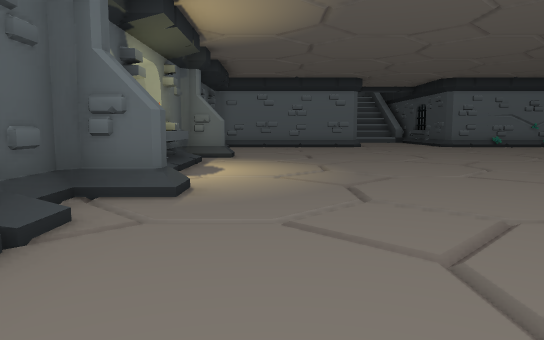
View 1 (above)

16 first-person views from a walk through a Godot game level. The camera is 1.5 m above the floor, tilts 6° down and sees 70° across. The floor is counted in squares, 2 m on a side. Each view is taken from the middle of a square. On the plan, view 1 faces up. The plan holds only what a view shows up to about 12 squares ahead; the rest is blank. The place goes on beyond the plan. Characters and animated objects are not drawn.

View 2
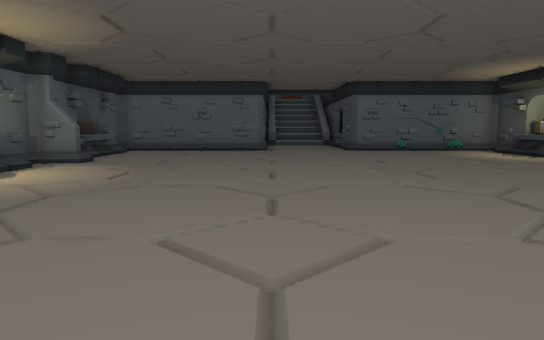

View 3
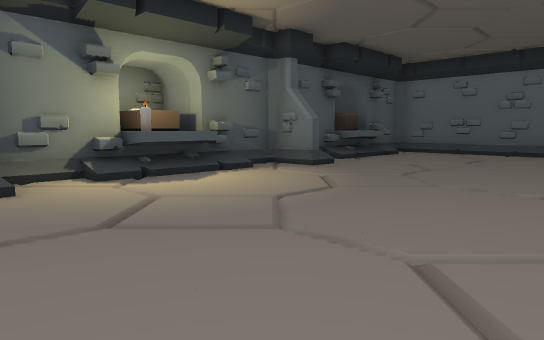

View 4
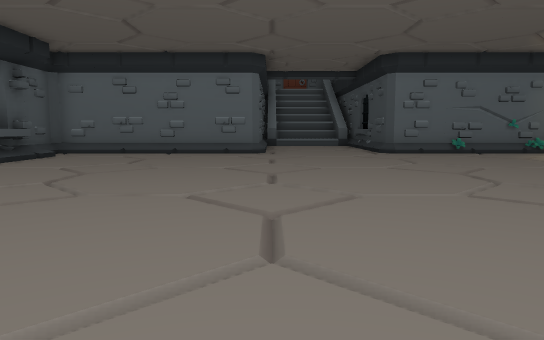

View 5
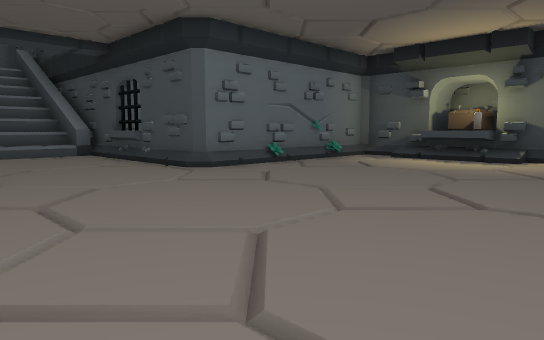

View 6
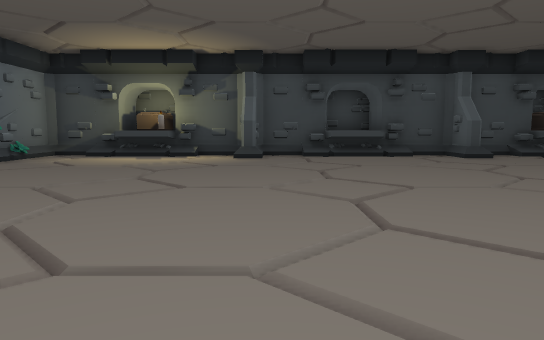

View 7
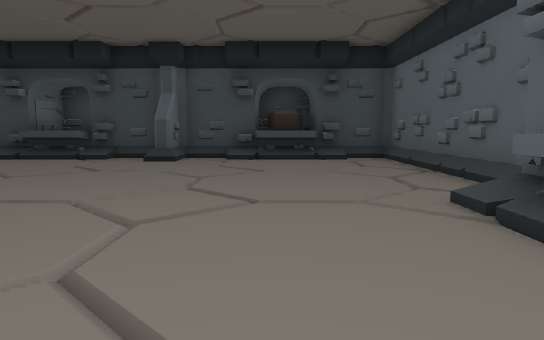

View 8
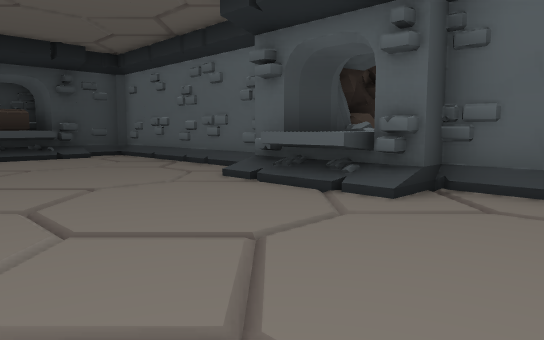

View 9
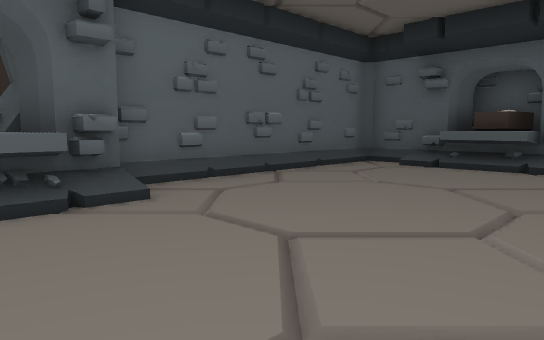

View 10
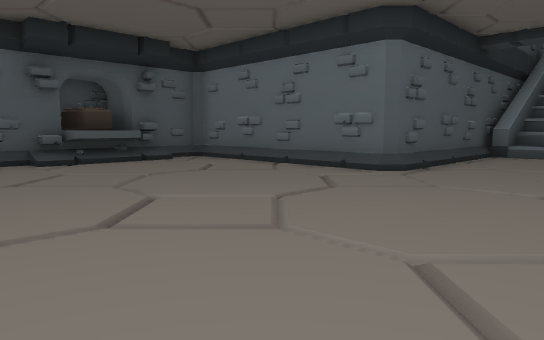

View 11
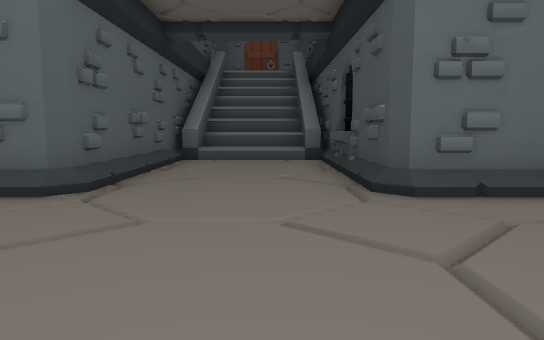

View 12
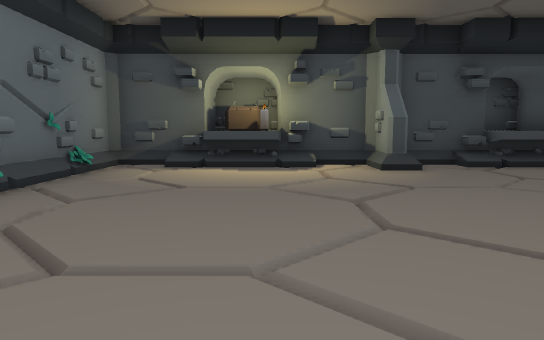

View 13
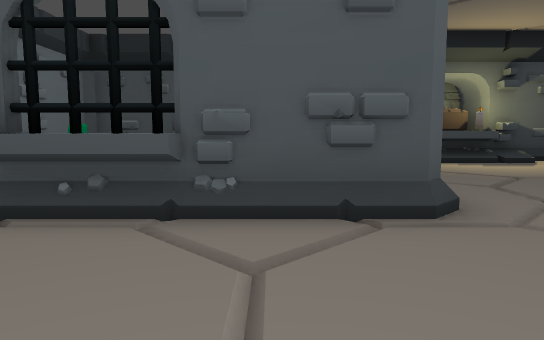

View 14
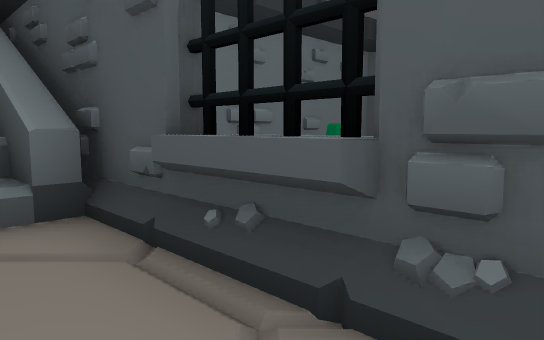

View 15
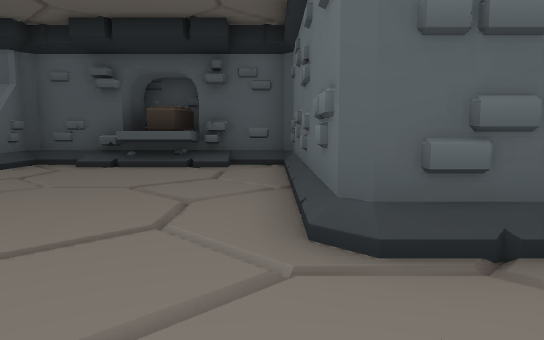

View 16
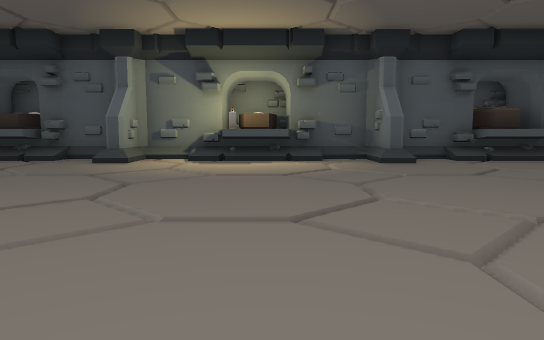

### Floor plan
Key: @ floor where view 1 was taken; # wall or solid block; . main floor; : floor 0.25 m higher than the main floor; + floor 0.5 m higher than the main floor; / step, stairs or slope; ^ raised ledge; C coffin; A candle; O other object.
Columns run from 4 left of view 1 to 15 right of it. Each row starts with its distance up from view 1.
 24         ####
 23         #^^#
 22        ##++#######
 21        #/../#  O #
 20        #/...^    ^^
 19        #/../^
 18        #/../#
 17  #######/../#######
 16  #/.............//#
 15 ##/............../##
 14 #CC..............CC#
 13 ##^..............A##
 12  #/............../#
 11  ##/............/##
 10  #/............../#
  9 ##/............../#
  8 #CC..............^^^
  7 ##A..............^^#
  6  #/............../#
  5  ##/............/##
  4  #/............../#
  3 ##/............../##
  2 #CC..............CC#
  1 ##^..............^##
  0  #/.@.../^^/...../#
 -1  ##/###/#^^#/####:#
 -2          #^#
 -3           ^#
 -4            #

Where each view was taken, in squares from view 1:
view 1: 0 up, 0 right, facing up
view 2: 0 up, 4 right, facing up
view 3: 4 up, 4 right, facing up-left
view 4: 5 up, 4 right, facing up
view 5: 10 up, 3 right, facing up-right
view 6: 10 up, 2 right, facing right
view 7: 2 up, 3 right, facing right
view 8: 4 up, 2 right, facing down-right
view 9: 4 up, 6 right, facing down-left
view 10: 10 up, 7 right, facing up-left
view 11: 12 up, 6 right, facing up
view 12: 13 up, 5 right, facing right
view 13: 18 up, 4 right, facing right
view 14: 18 up, 6 right, facing up-right
view 15: 16 up, 6 right, facing left
view 16: 8 up, 7 right, facing left
